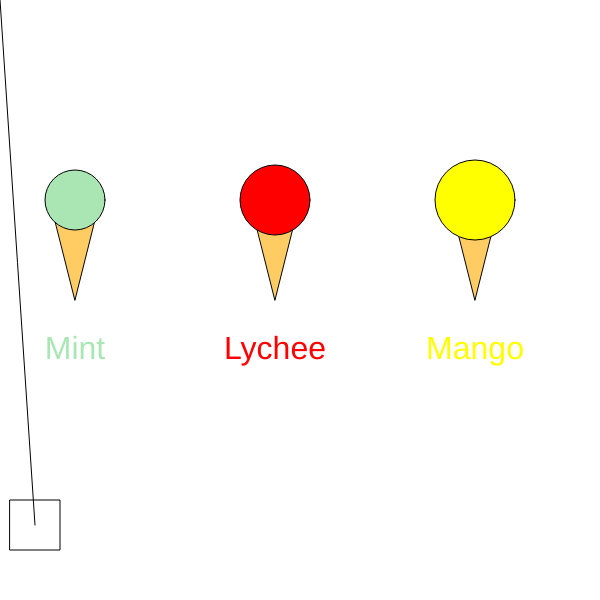
Frame 1 (no input)
Frame 60 (no input): identical to frame 1, image omitted
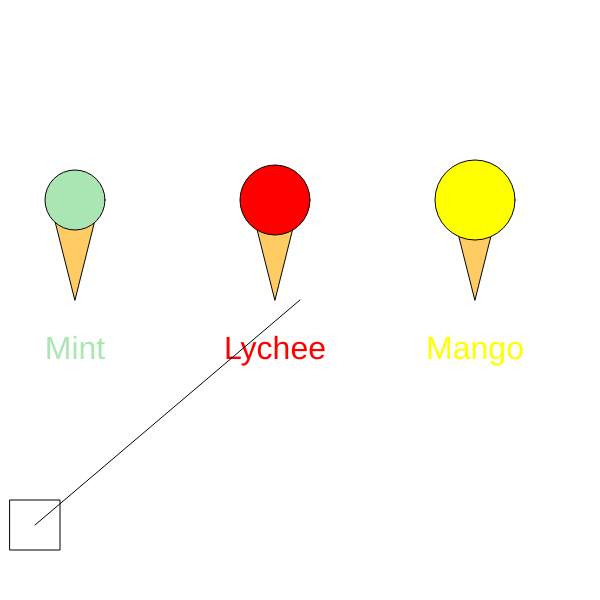
Frame 120 (the mouse pressed at the canvas centre since frame 60)

The p5.js sketch that drew these frames (run headless with seeded random() and noise() and a simulated clock; from frame 60 on, the mouse is pressed at the canvas centre):

// p5.js sketch
// ── sketch.js


let toggle = false;

function setup() {
  createCanvas(600, 600);
  textAlign(CENTER, CENTER);
  textSize(32);
  
}

function draw() {
  background(255);
  iceCream(50,200,60,170,230,180,"Mint");
  iceCream(250,200,70,255,0,0,"Lychee");
  iceCream(450,200,80,255,255,0,"Mango");
  rectRayDisplay(25,600,50, "W");

}


function iceCream( x,y,d,r,g,b,flavor){
  fill(255, 204, 100);
  triangle(x, y, x + 50, y, x + 25, y + 100);
  fill(r, g, b);
  ellipse(x + 25, y, d, d);
  text(flavor, x + 25, y + 150);

}

function rectRayDisplay(){
  fill(255, 255, 255);
  rect(10, 500, 50, 50);

  line(35, 525, mouseX, mouseY);
  

}
